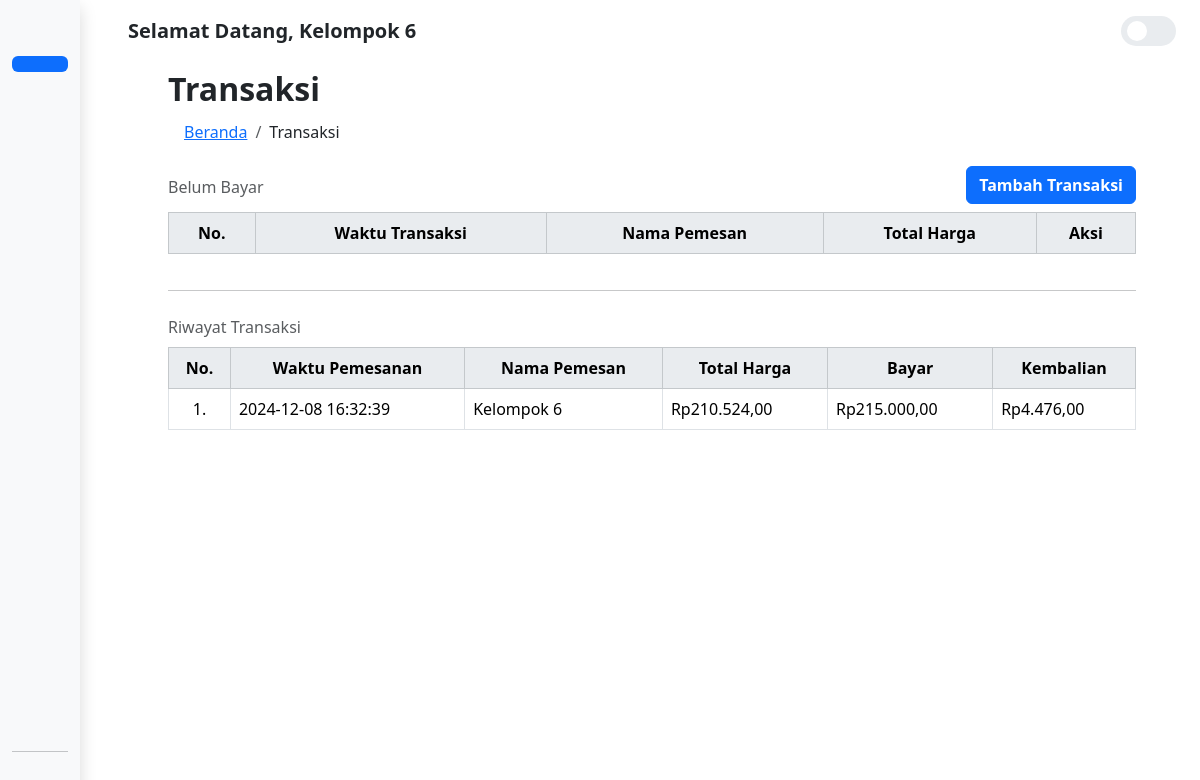
Page /transaksi.php (signed in) on the earlier database version.
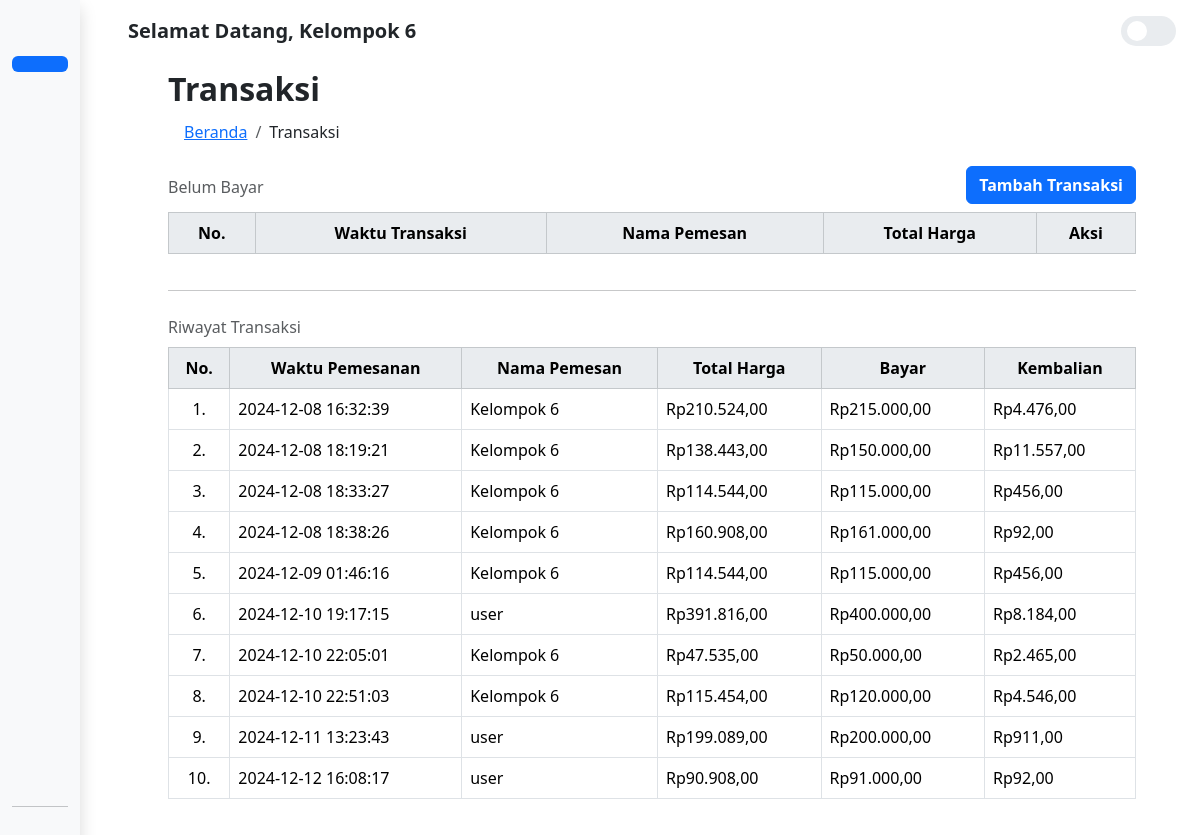
Same page on the later database version.
### tables this page shows
CREATE TABLE `users` (
  `user_id` int(11) NOT NULL,
  `username` varchar(50) NOT NULL,
  `password` varchar(256) NOT NULL,
  `nama_lengkap` varchar(100) NOT NULL
);

CREATE TABLE `transaksi` (
  `transaksi_id` int(11) NOT NULL,
  `waktu_transaksi` datetime NOT NULL,
  `total_harga_keseluruhan` int(11) NOT NULL,
  `bayar` int(11) DEFAULT NULL,
  `kembalian` int(11) DEFAULT NULL,
  `status_bayar` enum('lunas','belum bayar') NOT NULL,
  `user_id` int(11) NOT NULL
);

### module/template-halaman_admin/navigasi-admin.php (called while the page is built, shortened)
<?php
$navItems = [
    ['link' => 'admin.php', 'title' => 'Beranda'],
    ['link' => 'kelola_menu.php', 'title' => 'Kelola Menu'],
    ['link' => 'transaksi.php', 'title' => 'Transaksi']
];
$currentPage = basename($_SERVER['PHP_SELF']);
foreach ($navItems as $item) {
    if ($currentPage == $item['link']) {
        $titleCurrentPage = $item['title'];
    }
}

### module/Koneksi.php (called while the page is built, shortened)
<?php
class Koneksi
{
    private $host,
        $user,
        $password,
        $dbName,
        $conn;
    public function __construct($host, $user, $password, $dbName)
    {
        $this->host = $host;
        $this->user = $user;
        $this->password = $password;
        $this->dbName = $dbName;
    }
    private function connection()
    {
        $this->conn = mysqli_connect(
            $this->host,
            $this->user,
            $this->password,
            $this->dbName
        );
    }
    public function query($query)
    {
        $result = mysqli_query($this->conn, $query);
        return $result;
    }
    public function fetchAll($query)
    {
        $result = $this->query($query);
        $rows = [];
        while ($row = mysqli_fetch_assoc($result)) {
            $rows[] = $row;
        }
        return $rows;
    }
    public function fetchRow($query)
    {
        $result = $this->query($query);
        return mysqli_fetch_assoc($result);
    }
}

### transaksi.php (the view, shortened to what this page needs)
<?php
include "module/template-halaman_admin/navigasi-admin.php";
include "module/Koneksi.php";
$db = new Koneksi("localhost", "root", "", "restoran");
$daftarTransaksi = $db->fetchAll("SELECT * FROM transaksi");
?>
<!DOCTYPE html>
<html lang="en" data-bs-theme="light">
<head>
  <link
    rel="stylesheet"
    href="src/bootstrap-5.3.3-dist/css/bootstrap.min.css" />
  <link rel="stylesheet" href="src/css/admin-page_style.css">
  <link rel="stylesheet" href="src/css/dark-light-mode.css" />
</head>
<body>
  <div class="container-fluid vh-100">
    <div class="row">
      <?php include "module/template-halaman_admin/template_navigasi-admin.php" ?>
      <div class="col p-3 bg-tertiary-subtle d-sm-flex flex-column vh-100 overflow-auto" id="content">
        <?php include "module/template-halaman_admin/template_header-admin.php" ?>
        <main class="d-flex flex-column px-5 py-3 py-md-4 ms-3 ms-md-4 gap-1">
          <h2 class="fw-bold"><?= $titleCurrentPage ?></h2>
          <nav class="ms-2" aria-label="breadcrumb">
            <ol class="breadcrumb">
              <li><i class="ph-fill ph-house-line align-middle pe-2 text-body-tertiary"></i></li>
              <li class="breadcrumb-item active" aria-current="page"><a href="<?= $navItems[0]['link'] ?>"><?= $navItems[0]['title'] ?></a></li>
              <li class="breadcrumb-item"><?= $titleCurrentPage ?></li>
            </ol>
          </nav>
          <div class="table-responsive">
            <div class="d-flex justify-content-between align-items-center">
              <div class="fw-5 fw-medium mt-1 text-body-secondary">
                <i class="ph-duotone ph-money"></i> Belum Bayar
              </div>
              <button class="btn btn-primary fw-semibold" data-bs-toggle="modal" data-bs-target="#modalTambahTransaksi">
                <i class="ph-bold ph-plus"></i> Tambah Transaksi
              </button>
            </div>
            <table class="table table-bordered caption-top mt-2">
              <thead>
                <tr class="border-secondary-subtle text-center">
                  <th class="fw-semibold bg-body-secondary">No.</th>
                  <th class="fw-semibold bg-body-secondary">Waktu Transaksi</th>
                  <th class="fw-semibold bg-body-secondary">Nama Pemesan</th>
                  <th class="fw-semibold bg-body-secondary">Total Harga</th>
                  <th class="fw-semibold bg-body-secondary">Aksi</th>
                </tr>
              </thead>
            </table>
          </div>
          <hr>
          <div class="table-responsive">
            <div class="fw-5 fw-medium mt-1 text-body-secondary">
              <i class="ph-duotone ph-clock-counter-clockwise"></i> Riwayat Transaksi
            </div>
            <table class="table table-bordered caption-top mt-2">
              <thead>
                <tr class="border-secondary-subtle text-center">
                  <th class="fw-semibold bg-body-secondary">No.</th>
                  <th class="fw-semibold bg-body-secondary">Waktu Pemesanan</th>
                  <th class="fw-semibold bg-body-secondary">Nama Pemesan</th>
                  <th class="fw-semibold bg-body-secondary">Total Harga</th>
                  <th class="fw-semibold bg-body-secondary">Bayar</th>
                  <th class="fw-semibold bg-body-secondary">Kembalian</th>
                </tr>
              </thead>
              <tbody>
                <?php for ($i = 0; $i < count($daftarTransaksi); $i++): ?>
                  <?php $user = $db->fetchRow("SELECT nama_lengkap FROM users WHERE user_id = {$daftarTransaksi[$i]['user_id']}")['nama_lengkap'] ?>
                  <?php if ($daftarTransaksi[$i]['status_bayar'] == 'lunas'): ?>
                    <tr>
                      <td class="text-center"><?= $i + 1 ?>.</td>
                      <td><?= $daftarTransaksi[$i]['waktu_transaksi'] ?></td>
                      <td><?= $user ?></td>
                      <td>Rp<?= number_format($daftarTransaksi[$i]['total_harga_keseluruhan'], 2, ',', '.') ?></td>
                      <td>Rp<?= number_format($daftarTransaksi[$i]['bayar'], 2, ',', '.') ?></td>
                      <td>Rp<?= number_format($daftarTransaksi[$i]['kembalian'], 2, ',', '.') ?></td>
                    </tr>
                  <?php endif ?>
                <?php endfor ?>
              </tbody>
            </table>
          </div>
        </main>
      </div>
    </div>
  </div>
</body>
</html>

### module/template-halaman_admin/template_navigasi-admin.php (shortened to what this page needs)
<div class="offcanvas-lg offcanvas-start d-none bg-body-tertiary vh-100 d-lg-flex flex-column text-body py-3 sidebar-close shadow" data-bs-scroll="true" data-bs-backdrop="false" tabindex="-1" id="sidebarParent">
  <ul class="nav nav-pills flex-column h-100" id="menu">
    <?php foreach ($navItems as $item): ?>
      <li class="nav-item mb-1">
        <a
          href='<?= $item["link"] ?>'
          class="nav nav-link text-body d-flex gap-3 align-items-center <?= $currentPage ==  $item['link'] ? 'active' : '' ?>">
        </a>
      </li>
    <?php endforeach ?>
  </ul>
  <hr class="w-100" />
  <ul class="nav flex-column">
    <li class="nav-item">
      <a
        href="logout.php"
        class="nav nav-link text-body d-flex gap-2 align-items-center">
      </a>
    </li>
  </ul>
</div>

### module/template-halaman_admin/template_header-admin.php (shortened to what this page needs)
<?php
$user = $db->fetchRow("SELECT * FROM users WHERE user_id = '{$_SESSION['login']}'");
?>
<header class="d-flex align-items-center justify-content-between">
    <div class="ms-2 d-flex gap-4">
        <span class="fs-5 fw-semibold">Selamat Datang, <?= $user['nama_lengkap'] ?></span>
    </div>
    <div class="me-2">
        <label for="darkLightcheckbox" class="dark-light-checkbox-label bg-body-secondary">
            <span class="ball bg-body"></span>
        </label>
    </div>
</header>

### src/css/admin-page_style.css (style rules this page uses)
.sidebar-close { width: 80px; }

### src/css/dark-light-mode.css (style rules this page uses)
.dark-light-checkbox-label { width: 55px; height: 30px; border-radius: 55px; position: relative; padding: 15px; display: flex; justify-content: center; align-items: center; }
.dark-light-checkbox-label .ball { width: 20px; height: 20px; position: absolute; left: 6px; top: 5px; border-radius: 50%; transition: transform 0.2s linear; }

Differences in the rows shown:
added transaksi: waktu_transaksi "2024-12-08 18:19:21", user.nama_lengkap "Kelompok 6", total_harga_keseluruhan "138.443,00", bayar "150.000,00", kembalian "11.557,00"
added transaksi: waktu_transaksi "2024-12-08 18:33:27", user.nama_lengkap "Kelompok 6", total_harga_keseluruhan "114.544,00", bayar "115.000,00", kembalian "456,00"
added transaksi: waktu_transaksi "2024-12-08 18:38:26", user.nama_lengkap "Kelompok 6", total_harga_keseluruhan "160.908,00", bayar "161.000,00", kembalian "92,00"
added transaksi: waktu_transaksi "2024-12-09 01:46:16", user.nama_lengkap "Kelompok 6", total_harga_keseluruhan "114.544,00", bayar "115.000,00", kembalian "456,00"
added transaksi: waktu_transaksi "2024-12-10 19:17:15", user.nama_lengkap "user", total_harga_keseluruhan "391.816,00", bayar "400.000,00", kembalian "8.184,00"
added transaksi: waktu_transaksi "2024-12-10 22:05:01", user.nama_lengkap "Kelompok 6", total_harga_keseluruhan "47.535,00", bayar "50.000,00", kembalian "2.465,00"
added transaksi: waktu_transaksi "2024-12-10 22:51:03", user.nama_lengkap "Kelompok 6", total_harga_keseluruhan "115.454,00", bayar "120.000,00", kembalian "4.546,00"
added transaksi: waktu_transaksi "2024-12-11 13:23:43", user.nama_lengkap "user", total_harga_keseluruhan "199.089,00", bayar "200.000,00", kembalian "911,00"
added transaksi: waktu_transaksi "2024-12-12 16:08:17", user.nama_lengkap "user", total_harga_keseluruhan "90.908,00", bayar "91.000,00", kembalian "92,00"
